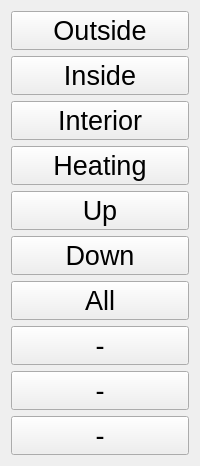
            <widget class="QWidget" name="page">
             <property name="styleSheet">
              <string notr="true"># QPushButton{
  text-align: left;
  padding:5px 10px; 
	border-top-left-radius:10px;
	border-bottom-left-radius:10px;</string>
             </property>
             <layout class="QVBoxLayout" name="verticalLayout_4">
              <item>
               <widget class="QPushButton" name="t1">
                <property name="font">
                 <font>
                  <pointsize>20</pointsize>
                 </font>
                </property>
                <property name="text">
                 <string>Outside</string>
                </property>
               </widget>
              </item>
              <item>
               <widget class="QPushButton" name="t2">
                <property name="font">
                 <font>
                  <pointsize>20</pointsize>
                 </font>
                </property>
                <property name="text">
                 <string>Inside</string>
                </property>
               </widget>
              </item>
              <item>
               <widget class="QPushButton" name="t3">
                <property name="font">
                 <font>
                  <pointsize>20</pointsize>
                 </font>
                </property>
                <property name="text">
                 <string>Interior</string>
                </property>
               </widget>
              </item>
              <item>
               <widget class="QPushButton" name="t4">
                <property name="font">
                 <font>
                  <pointsize>20</pointsize>
                 </font>
                </property>
                <property name="text">
                 <string>Heating</string>
                </property>
               </widget>
              </item>
              <item>
               <widget class="QPushButton" name="t5">
                <property name="font">
                 <font>
                  <pointsize>20</pointsize>
                 </font>
                </property>
                <property name="text">
                 <string>Up</string>
                </property>
               </widget>
              </item>
              <item>
               <widget class="QPushButton" name="t6">
                <property name="font">
                 <font>
                  <pointsize>20</pointsize>
                 </font>
                </property>
                <property name="text">
                 <string>Down</string>
                </property>
               </widget>
              </item>
              <item>
               <widget class="QPushButton" name="t7">
                <property name="font">
                 <font>
                  <pointsize>20</pointsize>
                 </font>
                </property>
                <property name="text">
                 <string>All</string>
                </property>
               </widget>
              </item>
              <item>
               <widget class="QPushButton" name="t8">
                <property name="font">
                 <font>
                  <pointsize>20</pointsize>
                 </font>
                </property>
                <property name="styleSheet">
                 <string notr="true"/>
                </property>
                <property name="text">
                 <string>-</string>
                </property>
               </widget>
              </item>
              <item>
               <widget class="QPushButton" name="t9">
                <property name="font">
                 <font>
                  <pointsize>20</pointsize>
                 </font>
                </property>
                <property name="text">
                 <string>-</string>
                </property>
               </widget>
              </item>
              <item>
               <widget class="QPushButton" name="t10">
                <property name="font">
                 <font>
                  <pointsize>20</pointsize>
                 </font>
                </property>
                <property name="text">
                 <string>-</string>
                </property>
               </widget>
              </item>
             </layout>
            </widget>
